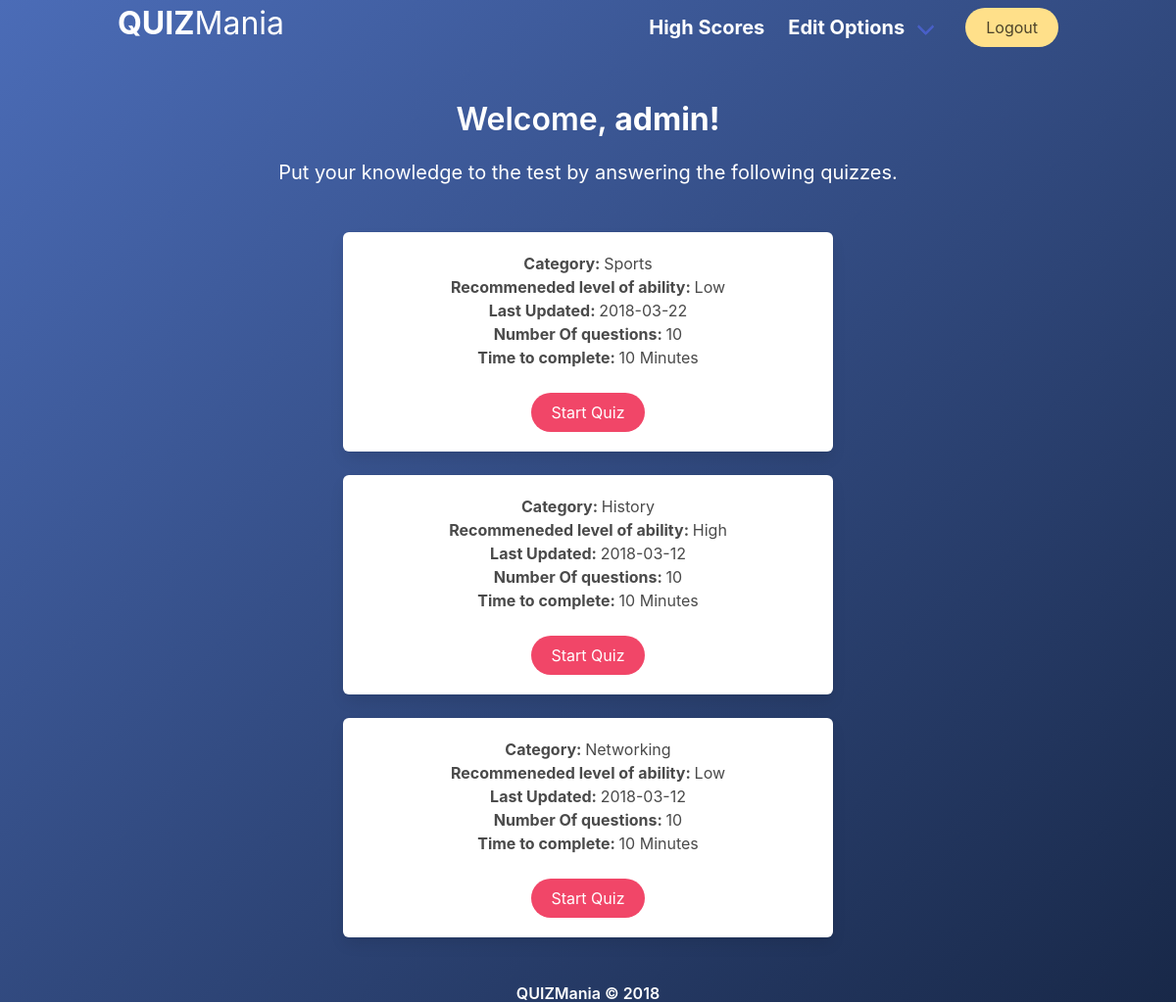
Page /quizmania/index.php?login=success_type=admin (signed in) on the committed database.
### tables this page shows
CREATE TABLE `users` (
  `userID` int(5) NOT NULL,
  `firstName` varchar(50) NOT NULL,
  `lastName` varchar(50) NOT NULL,
  `email` varchar(50) NOT NULL,
  `username` varchar(50) NOT NULL,
  `users_password` varchar(256) NOT NULL,
  `adminAccess` tinyint(1) NOT NULL
);

CREATE TABLE `categories` (
  `categoryID` int(3) NOT NULL,
  `categoryTitle` varchar(25) NOT NULL,
  `categoryLevel` varchar(20) DEFAULT NULL,
  `dateUpdated` date NOT NULL
);

### quizmania/includes/refineCategoryOutput.inc.php (called while the page is built, shortened)
<?php
  if(isset($_POST['refine'])){
    	include ("dbh.inc.php");
    $catTitle = mysqli_real_escape_string($conn, $_POST['catName']);
    $level =  mysqli_real_escape_string($conn, $_POST['catLevel']);
    if(empty($catTitle) and empty($level)){
      Header("Location: ../adminHome.php?refineFields=empty");
      exit();
    }
    else if(empty($catTitle) and !empty($level)){
      $sql = "SELECT * FROM `Categories` WHERE `categoryLevel` = '$level'";
      $query = mysqli_query($conn, $sql);
      while($array[] = $query-> fetch_object());
      array_pop($array);
      Header("Location: ../adminHome.php?refine=level");
      exit();
    }
    else if(!empty($catTitle) and empty($level)){
      $sql = "SELECT * FROM `Categories` WHERE `categoryTitle` = '$catTitle'";
      $query = mysqli_query($conn, $sql);
      while($array[] = $query-> fetch_object());
      array_pop($array);
      Header("Location: ../adminHome.php?refine=title");
      exit();
    }
    else if(!empty($catTitle) and !empty($level)){
      $sql = "SELECT * FROM `Categories` WHERE `categoryTitle` = '$catTitle' AND `categoryLevel` = '$level'";
      $query = mysqli_query($conn, $sql);
      while($array[] = $query-> fetch_object());
      array_pop($array);
      Header("Location: ../adminHome.php?refine=title&level");
      exit();
    }
  }
  else{
    	include ("dbh.inc.php");
    $sql = "SELECT c.`categoryID`,`categoryTitle`,`categoryLevel`,`dateUpdated`
              FROM `categories` c
              LEFT JOIN `questions` q
              ON c.`categoryID` = q.`categoryID`
              GROUP BY q.categoryID
              HAVING COUNT(q.categoryID) >= 5";
    $query = mysqli_query($conn, $sql);
    while($array[] = $query-> fetch_object());
  }

### quizmania/index.php (the view, shortened to what this page needs)
<!DOCTYPE html>
<html>
<head>
	<link rel="stylesheet" type="text/css" href="newStyle.css">
	<link rel="stylesheet" href="https://cdnjs.cloudflare.com/ajax/libs/bulma/0.6.2/css/bulma.min.css">
</head>
<body>
<section class="hero is-fullheight gradient-background">
<?php
	include_once 'header.php';
	include_once 'includes/dbh.inc.php';
 	include_once 'includes/refineCategoryOutput.inc.php';
?>
			<?php
				if(isset($_SESSION['uID'])){
					echo '<div class="hero-body">';
          $sql = "SELECT * FROM `users` WHERE `userID` = '".$_SESSION['uID']."' ";
					$result = mysqli_query($conn, $sql);
					$resultCheck = mysqli_fetch_array($result);
          if ($resultCheck['adminAccess'] == false ){
            echo '<div class="container has-text-centered">
										<p class="has-text-white is-size-3 title is-spaced">Welcome, <b>'.$resultCheck['firstName']."!";
          }
          else if($resultCheck['adminAccess'] == true){
            echo '<div class="container has-text-centered">
										<p class="has-text-white is-size-3 title is-spaced">Welcome, <b>'.$resultCheck['firstName']."!";
          }
					echo '</b></p><p class="subtitle has-text-white">Put your knowledge to the test by answering the following quizzes.</p>';
					echo '<div class="container">';
          foreach($array as $catFull) :
					echo 		'<div class="box limit-width at-center"><ul>';
					echo    '<li><b>Category: </b>'. $catFull->categoryTitle .'</li>';
					echo    '<li><b>Recommeneded level of ability: </b>'. $catFull->categoryLevel .'</li>';
					echo    '<li><b>Last Updated: </b>'. $catFull->dateUpdated .'</li>';
					echo    '<li><b>Number Of questions: </b>10</li>';
					echo    '<li><b>Time to complete: </b>10 Minutes</li>';
					echo 	'<form action="questions.php" method="POST">';
					echo    '<button class="button is-danger is-rounded" type="submit" name="question_refine" class="startquiz">Start Quiz</button>';
					echo 	'</form>';
					echo  	'</ul></div>';
          endforeach;
					echo '</div></div></div>';
				}
        else{
					echo '<div class="hero-body"><div class="container has-text-left">';
					echo '<p class="has-text-white is-size-1 title is-spaced">Welcome to <b>QUIZ</b>Mania</p>';
					echo '</div></div>';
				}
			?>
<?php
	include_once 'footer.php';
?>
</section>
</body>

### quizmania/newStyle.css (style rules this page uses)
.gradient-background { background-image: linear-gradient(to right bottom, #4b6cb7, #182848); }
.limit-width { max-width: 500px; }
.at-center { margin-left: auto; margin-right: auto; }

### rows in the picture
users: firstName "admin"
categories: categoryTitle "Sports", categoryLevel "Low", dateUpdated "2018-03-22"
categories: categoryTitle "History", categoryLevel "High", dateUpdated "2018-03-12"
categories: categoryTitle "Networking", categoryLevel "Low", dateUpdated "2018-03-12"
